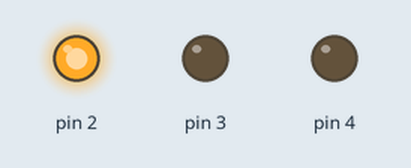
This sketch was run on a simulated Arduino Uno, built with avr-gcc and run on an emulated ATmega328P. Shown: output pins drawn as LEDs (lit = HIGH).

Above: at 2.5 s.
At 6.0 s:
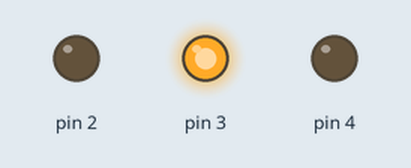
At 9.0 s:
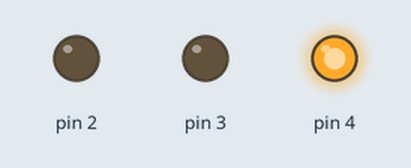
Timing chart, 0 to 14.3 s (numbered marks = the images above):
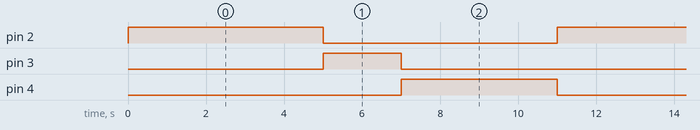

The sketch:

lesson_8_challenge.ino
```cpp
// C++ code
//
void setup()
{
  pinMode(2, OUTPUT);
  pinMode(3, OUTPUT);
  pinMode(4, OUTPUT);
}

void loop()
{
  digitalWrite(2, HIGH);
  delay(5000);
  digitalWrite(2, LOW);
  digitalWrite(3, HIGH);
  delay(2000);
  digitalWrite(3, LOW);
  digitalWrite(4, HIGH);
  delay(4000);
  digitalWrite(4, LOW);
  delay(1); // Delay a little bit to improve simulation performance
}
```

Measured:
- by itself, pin 2: alternates HIGH for 5.0 s and LOW for 6.0 s
- by itself, pin 3: alternates HIGH for 2.0 s and LOW for 9.0 s
- by itself, pin 4: alternates HIGH for 4.0 s and LOW for 7.0 s
